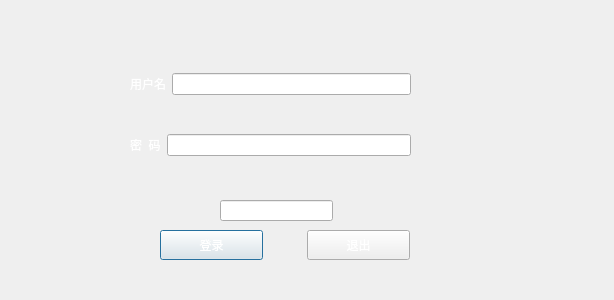
<?xml version="1.0" encoding="UTF-8"?>
<ui version="4.0">
 <class>login</class>
 <widget class="QDialog" name="login">
  <property name="geometry">
   <rect>
    <x>0</x>
    <y>0</y>
    <width>614</width>
    <height>300</height>
   </rect>
  </property>
  <property name="windowTitle">
   <string>Dialog</string>
  </property>
  <property name="styleSheet">
   <string notr="true"/>
  </property>
  <widget class="QWidget" name="layoutWidget">
   <property name="geometry">
    <rect>
     <x>130</x>
     <y>40</y>
     <width>281</width>
     <height>151</height>
    </rect>
   </property>
   <layout class="QVBoxLayout" name="verticalLayout">
    <item>
     <layout class="QHBoxLayout" name="horizontalLayout">
      <item>
       <widget class="QLabel" name="label">
        <property name="styleSheet">
         <string notr="true">color: rgb(255, 255, 255);</string>
        </property>
        <property name="text">
         <string>用户名</string>
        </property>
       </widget>
      </item>
      <item>
       <widget class="QLineEdit" name="lineEdit">
        <property name="styleSheet">
         <string notr="true"/>
        </property>
       </widget>
      </item>
     </layout>
    </item>
    <item>
     <layout class="QHBoxLayout" name="horizontalLayout_2">
      <item>
       <widget class="QLabel" name="label_2">
        <property name="styleSheet">
         <string notr="true">
color: rgb(255, 255, 255);</string>
        </property>
        <property name="text">
         <string>密  码</string>
        </property>
       </widget>
      </item>
      <item>
       <widget class="QLineEdit" name="lineEdit_2"/>
      </item>
     </layout>
    </item>
   </layout>
  </widget>
  <widget class="QWidget" name="layoutWidget_2">
   <property name="geometry">
    <rect>
     <x>160</x>
     <y>230</y>
     <width>250</width>
     <height>30</height>
    </rect>
   </property>
   <layout class="QHBoxLayout" name="horizontalLayout_3">
    <property name="leftMargin">
     <number>0</number>
    </property>
    <item>
     <widget class="QPushButton" name="pushButton">
      <property name="sizePolicy">
       <sizepolicy hsizetype="Minimum" vsizetype="Minimum">
        <horstretch>20</horstretch>
        <verstretch>10</verstretch>
       </sizepolicy>
      </property>
      <property name="styleSheet">
       <string notr="true">color: rgb(255, 255, 255);</string>
      </property>
      <property name="text">
       <string>登录</string>
      </property>
     </widget>
    </item>
    <item>
     <spacer name="horizontalSpacer">
      <property name="orientation">
       <enum>Qt::Horizontal</enum>
      </property>
      <property name="sizeType">
       <enum>QSizePolicy::Minimum</enum>
      </property>
      <property name="sizeHint" stdset="0">
       <size>
        <width>38</width>
        <height>20</height>
       </size>
      </property>
     </spacer>
    </item>
    <item>
     <widget class="QPushButton" name="pushButton_2">
      <property name="sizePolicy">
       <sizepolicy hsizetype="Minimum" vsizetype="Minimum">
        <horstretch>20</horstretch>
        <verstretch>10</verstretch>
       </sizepolicy>
      </property>
      <property name="styleSheet">
       <string notr="true">color: rgb(255, 255, 255);</string>
      </property>
      <property name="text">
       <string>退出</string>
      </property>
     </widget>
    </item>
   </layout>
  </widget>
  <widget class="QLineEdit" name="lineEdit_3">
   <property name="geometry">
    <rect>
     <x>220</x>
     <y>200</y>
     <width>113</width>
     <height>21</height>
    </rect>
   </property>
  </widget>
 </widget>
 <resources/>
 <connections>
  <connection>
   <sender>pushButton_2</sender>
   <signal>clicked()</signal>
   <receiver>login</receiver>
   <slot>close()</slot>
   <hints>
    <hint type="sourcelabel">
     <x>372</x>
     <y>247</y>
    </hint>
    <hint type="destinationlabel">
     <x>413</x>
     <y>267</y>
    </hint>
   </hints>
  </connection>
 </connections>
</ui>
